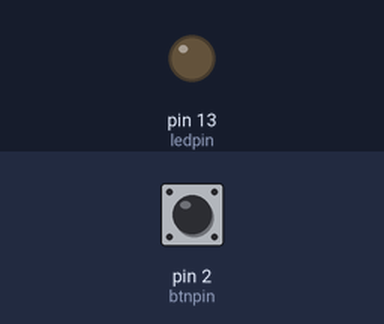
The sketch below on a simulated Arduino Uno, built with avr-gcc and run on an emulated ATmega328P. On the bench: output pins drawn as LEDs (lit = HIGH). The test bench sets the inputs (shaded band); at power-on: pin 2 (btnpin) LOW.

Above: at 1.2 s.
1.3 s: pin 2 (btnpin) pulled HIGH for 0.15 s
At 1.37 s:
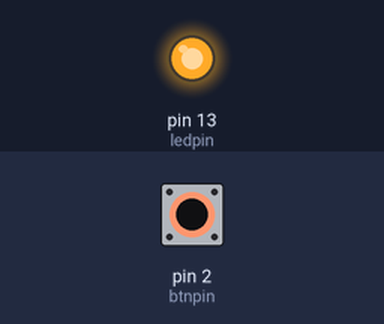
2.9 s: pin 2 (btnpin) pulled HIGH for 3.2 s
At 6.6 s:
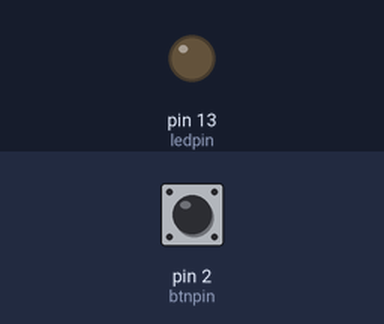
Timing chart, 0 to 8.1 s (numbered marks = the images above; inputs shaded):
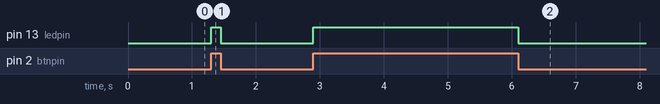

Measured:
- after the input at 1.3 s, pin 13 (ledpin): LOW → HIGH at once, → LOW 0.15 s later
- after the input at 2.9 s, pin 13 (ledpin): LOW → HIGH at once, → LOW 3.2 s later

The sketch:

sketch_may08a.ino
```cpp
int ledpin=13;
int btnpin=2;
void setup() {
  // put your setup code here, to run once:
pinMode(ledpin,OUTPUT);
pinMode(btnpin,INPUT);
//digitalWrite(btnpin,HIGH);
}
int btnstate=0;
void loop() {
  // put your main code here, to run repeatedly:
btnstate=digitalRead(btnpin);
if(btnstate==HIGH){
  digitalWrite(ledpin,HIGH);
  }
 else{
   digitalWrite(ledpin,LOW);
  }
}
```
